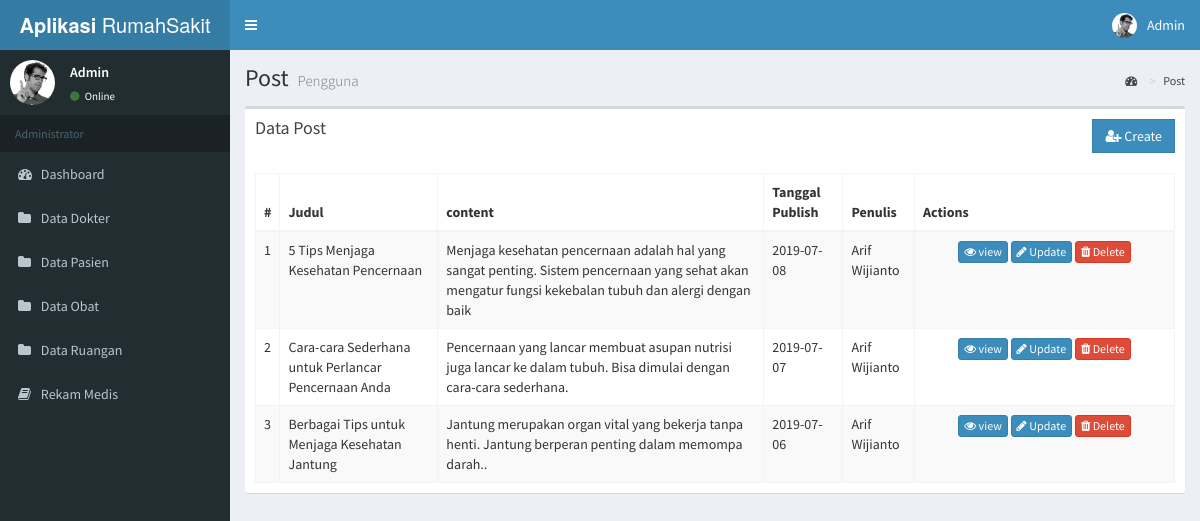
/index.php/post, run on the app's committed database.
### tables this page shows
CREATE TABLE `tb_user` (
  `user_id` int(11) NOT NULL,
  `username` varchar(40) NOT NULL,
  `password` varchar(40) NOT NULL,
  `name` varchar(100) NOT NULL,
  `address` varchar(200) DEFAULT NULL,
  `level` int(1) NOT NULL COMMENT '1:admin, 2:user'
);

CREATE TABLE `tb_post` (
  `id_post` int(11) NOT NULL,
  `title` varchar(225) NOT NULL,
  `content` longtext NOT NULL,
  `create_time` date NOT NULL,
  `user_id` int(11) NOT NULL
);

### application/libraries/Template.php (called while the page is built)
<?php
Class Template {
    var $template_data = array();
    function set($name, $value)
    {
        $this->template_data[$name] = $value;
    }
    function load($template = '', $view = '', $view_data = array(), $return =FALSE)
    {
        $this->CI =& get_instance();
        $this->set('contents', $this->CI->load->view($view, $view_data, TRUE));
        return $this->CI->load->view($template, $this->template_data, $return);
    }
}

### application/controllers/Post.php (called while the page is built, shortened)
<?php
class Post extends CI_Controller {
	public function index()
	{
        $data['posts'] = $this->post_m->getPost();
		$this->template->load('template', 'post/post_data',$data);
	}
}

### index.php (called while the page is built, shortened)
<?php
require_once BASEPATH.'core/CodeIgniter.php';

### application/models/Post_m.php (called while the page is built, shortened)
<?php
class Post_m extends CI_Model {
     public function getPost(){
    $this->db->join('tb_user','tb_user.user_id=tb_post.user_id');
      $query = $this->db->get('tb_post');
      return $query->result_array();
   }
}

### application/libraries/Fungsi.php (called while the page is built, shortened)
<?php
class Fungsi
{
    protected $ci;
    function __construct(){
        $this->ci =& get_instance();
    }
    function user_login(){
        $user_id = $this->ci->session->userdata('userid');
        $user_data = $this->ci->user_m->get($user_id)->row();
        return $user_data;
    }
}

### application/models/User_m.php (called while the page is built, shortened)
<?php
class User_m extends CI_Model {
    public function get($id = null){
        $this->db->from('tb_user');
        $query = $this->db->get();
        return $query;
    }
}

### application/views/post/post_data.php (the view, shortened to what this page needs)
<section class="content-header">
	<h1>
		Post
		<small>Pengguna</small>
	</h1>
	<ol class="breadcrumb">
		<li><a href="#"><i class="fa fa-dashboard"></i> </a></li>
		<li><a href="#">Post</a></li>
	</ol>
</section>
<section class="content">
	<div class="box">
		<div class="box-header">
			<h3 class="box-title">Data Post</h3>
			<div class="pull-right">
				<a href="<?=site_url('dokter/add')?>" class="btn btn-primary btn-flat">
					<i class="fa fa-user-plus"></i> Create
				</a>
			</div>
		</div>
		<div class="box-body table-responsive">
			<table class="table table-bordered table-striped">
				<thead>
					<tr>
						<th>#</th>
						<th>Judul</th>
						<th>content</th>
						<th>Tanggal Publish</th>
						<th>Penulis</th>
						<th>Actions</th>
					</tr>
				</thead>
				<tbody>
					<?php $no=1;?>
					<?php foreach($posts as $post): ?>
					<tr>
						<td><?php echo $no; ?></td>
						<td><?php echo $post['title'] ?></td>
						<td><?php echo $post['content'] ?></td>
						<td><?php echo $post['create_time'] ?></td>
						<td><?php echo $post['name'] ?></td>
						<td class="text-center" width="260px">
						 <a href="<?=base_url()?>front" class="btn btn-primary btn-xs">
								<i class="fa fa-eye"></i> view
							</a>
							<a href="<?=site_url('post/update/'. $post['id_post'])?>" class="btn btn-primary btn-xs">
								<i class="fa fa-pencil"></i> Update
							</a>
							<div onclick="deletePost(<?php echo $post['id_post'] ?>)" class="btn btn-danger btn-xs">
								<i class="fa fa-trash"></i> Delete
							</div>
						</td>
					</tr>
					<?php $no++;?>
					<?php endforeach; ?>
				</tbody>
			</table>
		</div>
	</div>
</section>

### application/views/template.php (shortened to what this page needs)
<!DOCTYPE html>
<html>
<head>
	<link rel="stylesheet" href="<?=base_url()?>assets/bower_components/bootstrap/dist/css/bootstrap.min.css">
	<link rel="stylesheet" href="<?=base_url()?>assets/bower_components/font-awesome/css/font-awesome.min.css">
	<link rel="stylesheet" href="<?=base_url()?>assets/bower_components/Ionicons/css/ionicons.min.css">
	<link rel="stylesheet" href="<?=base_url()?>assets/dist/css/AdminLTE.min.css">
	<link rel="stylesheet" href="<?=base_url()?>assets/dist/css/skins/_all-skins.min.css">
</head>
<body class="hold-transition skin-blue sidebar-mini">
	<div class="wrapper">
		<header class="main-header">
			<a href="<?=base_url()?>assets/index2.html" class="logo">
				<span class="logo-lg"><b>Aplikasi</b> RumahSakit</span>
			</a>
			<nav class="navbar navbar-static-top">
				<a href="#" class="sidebar-toggle" data-toggle="push-menu" role="button">
				</a>
				<div class="navbar-custom-menu">
					<ul class="nav navbar-nav">
						<li class="dropdown user user-menu">
							<a href="#" class="dropdown-toggle" data-toggle="dropdown">
								<img src="<?=base_url()?>assets/dist/img/user2-160x160.jpg" class="user-image" alt="User Image">
								<span class="hidden-xs"><?=ucfirst($this->fungsi->user_login()->username)?></span>
							</a>
						</li>
					</ul>
				</div>
			</nav>
		</header>
		<aside class="main-sidebar">
			<section class="sidebar">
				<div class="user-panel">
					<div class="pull-left image">
						<img src="<?=base_url()?>assets/dist/img/user2-160x160.jpg" class="img-circle" alt="User Image">
					</div>
					<div class="pull-left info">
						<p><?=ucfirst($this->fungsi->user_login()->username)?></p>
						<a href="#"><i class="fa fa-circle text-success"></i> Online</a>
					</div>
				</div>
				<ul class="sidebar-menu" data-widget="tree">
					<li class="header">Administrator</li>
					<li>
						<a href="<?=site_url('dashboard')?>">
							<i class="fa fa-dashboard"></i> <span>Dashboard</span>
						</a>
					</li>
					<li>
						<a href="<?=site_url('dokter')?>">
							<i class="fa fa-folder"></i> <span>Data Dokter</span>
						</a>
					</li>
          	<li>
						<a href="<?=site_url('pasien')?>">
							<i class="fa fa-folder"></i> <span>Data Pasien</span>
						</a>
					</li>
          	<li>
						<a href="<?=site_url('obat')?>">
							<i class="fa fa-folder"></i> <span>Data Obat</span>
						</a>
					</li>
          	<li>
						<a href="<?=site_url('ruangan')?>">
							<i class="fa fa-folder"></i> <span>Data Ruangan</span>
						</a>
					</li>
          	<li>
						<a href="<?=site_url('rekammedis')?>">
							<i class="fa fa-book"></i> <span>Rekam Medis</span>
						</a>
					</li>
				</ul>
			</section>
		</aside>
		<div class="content-wrapper">
			<?php echo $contents ?>
		</div>
	</div>
</body>
</html>

### data on the page
tb_user: username "Admin"
tb_post: title "5 Tips Menjaga Kesehatan Pencernaan", content "Menjaga kesehatan pencernaan adalah hal yang sangat penting. Sistem pencernaan yang sehat akan mengatur fungsi kekebalan tubuh dan alergi dengan baik", create_time "2019-07-08", user.name "Arif Wijianto"
tb_post: title "Cara-cara Sederhana untuk Perlancar Pencernaan Anda", content "Pencernaan yang lancar membuat asupan nutrisi juga lancar ke dalam tubuh. Bisa dimulai dengan cara-cara sederhana.", create_time "2019-07-07", user.name "Arif Wijianto"
tb_post: title "Berbagai Tips untuk Menjaga Kesehatan Jantung", content "Jantung merupakan organ vital yang bekerja tanpa henti. Jantung berperan penting dalam memompa darah..", create_time "2019-07-06", user.name "Arif Wijianto"
